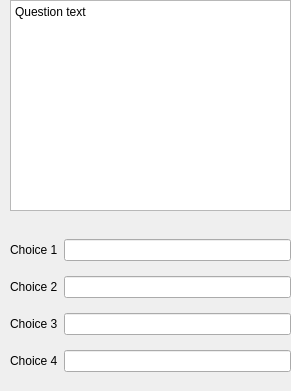
<?xml version="1.0" encoding="UTF-8"?>
<ui version="4.0">
 <class>QuestionBlock</class>
 <widget class="QWidget" name="QuestionBlock">
  <property name="geometry">
   <rect>
    <x>0</x>
    <y>0</y>
    <width>291</width>
    <height>391</height>
   </rect>
  </property>
  <property name="sizePolicy">
   <sizepolicy hsizetype="Fixed" vsizetype="Fixed">
    <horstretch>0</horstretch>
    <verstretch>0</verstretch>
   </sizepolicy>
  </property>
  <property name="windowTitle">
   <string>Form</string>
  </property>
  <widget class="QPlainTextEdit" name="plainTextEdit">
   <property name="geometry">
    <rect>
     <x>10</x>
     <y>0</y>
     <width>281</width>
     <height>211</height>
    </rect>
   </property>
   <property name="plainText">
    <string>Question text</string>
   </property>
  </widget>
  <widget class="QWidget" name="layoutWidget">
   <property name="geometry">
    <rect>
     <x>10</x>
     <y>230</y>
     <width>281</width>
     <height>151</height>
    </rect>
   </property>
   <layout class="QGridLayout" name="gridLayout">
    <item row="0" column="0">
     <widget class="QLabel" name="label">
      <property name="text">
       <string>Choice 1</string>
      </property>
      <property name="buddy">
       <cstring>lineEdit</cstring>
      </property>
     </widget>
    </item>
    <item row="0" column="1">
     <widget class="QLineEdit" name="lineEdit"/>
    </item>
    <item row="1" column="0">
     <widget class="QLabel" name="label_2">
      <property name="text">
       <string>Choice 2</string>
      </property>
      <property name="buddy">
       <cstring>lineEdit_2</cstring>
      </property>
     </widget>
    </item>
    <item row="1" column="1">
     <widget class="QLineEdit" name="lineEdit_2"/>
    </item>
    <item row="2" column="0">
     <widget class="QLabel" name="label_3">
      <property name="text">
       <string>Choice 3</string>
      </property>
      <property name="buddy">
       <cstring>lineEdit_3</cstring>
      </property>
     </widget>
    </item>
    <item row="2" column="1">
     <widget class="QLineEdit" name="lineEdit_3"/>
    </item>
    <item row="3" column="0">
     <widget class="QLabel" name="label_4">
      <property name="text">
       <string>Choice 4</string>
      </property>
      <property name="buddy">
       <cstring>lineEdit_4</cstring>
      </property>
     </widget>
    </item>
    <item row="3" column="1">
     <widget class="QLineEdit" name="lineEdit_4"/>
    </item>
   </layout>
  </widget>
 </widget>
 <resources/>
 <connections/>
</ui>
